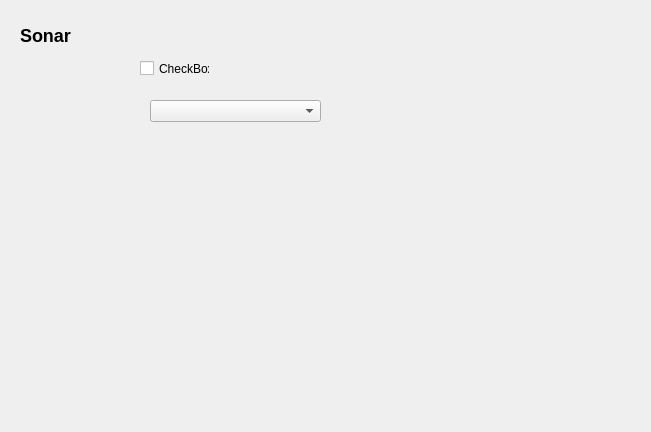
<?xml version="1.0" encoding="UTF-8"?>
<ui version="4.0">
 <class>SonarConfig</class>
 <widget class="QWidget" name="SonarConfig">
  <property name="geometry">
   <rect>
    <x>0</x>
    <y>0</y>
    <width>651</width>
    <height>432</height>
   </rect>
  </property>
  <property name="windowTitle">
   <string>Form</string>
  </property>
  <widget class="QLabel" name="label">
   <property name="geometry">
    <rect>
     <x>20</x>
     <y>20</y>
     <width>131</width>
     <height>31</height>
    </rect>
   </property>
   <property name="text">
    <string>&lt;h2&gt;Sonar&lt;/h2&gt;</string>
   </property>
   <property name="scaledContents">
    <bool>false</bool>
   </property>
  </widget>
  <widget class="QLabel" name="label_2">
   <property name="geometry">
    <rect>
     <x>30</x>
     <y>60</y>
     <width>91</width>
     <height>81</height>
    </rect>
   </property>
   <property name="text">
    <string/>
   </property>
   <property name="pixmap">
    <pixmap resource="../../../qgroundcontrol.qrc">:/files/images/devices/AC-0004-11-2.jpg</pixmap>
   </property>
   <property name="scaledContents">
    <bool>true</bool>
   </property>
  </widget>
  <widget class="QCheckBox" name="enableCheckBox">
   <property name="geometry">
    <rect>
     <x>140</x>
     <y>60</y>
     <width>70</width>
     <height>17</height>
    </rect>
   </property>
   <property name="text">
    <string>CheckBox</string>
   </property>
  </widget>
  <widget class="QComboBox" name="sonarTypeComboBox">
   <property name="geometry">
    <rect>
     <x>150</x>
     <y>100</y>
     <width>171</width>
     <height>22</height>
    </rect>
   </property>
  </widget>
 </widget>
 <resources>
  <include location="../../../qgroundcontrol.qrc"/>
 </resources>
 <connections/>
</ui>
